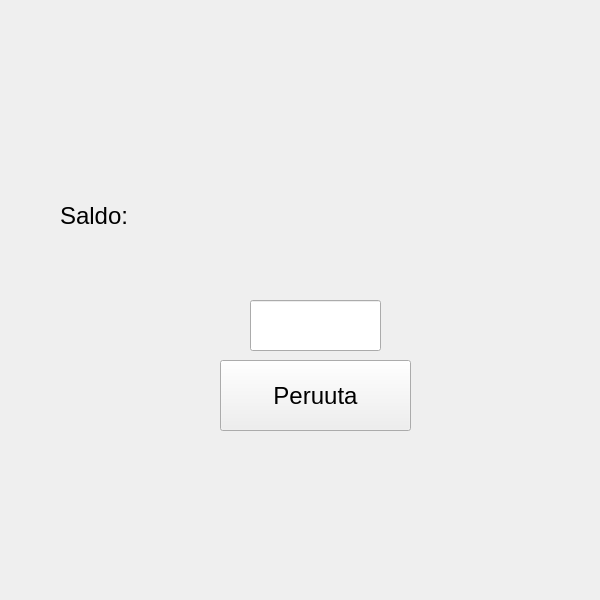
<?xml version="1.0" encoding="UTF-8"?>
<ui version="4.0">
 <class>Saldo</class>
 <widget class="QWidget" name="Saldo">
  <property name="geometry">
   <rect>
    <x>0</x>
    <y>0</y>
    <width>600</width>
    <height>600</height>
   </rect>
  </property>
  <property name="windowTitle">
   <string>Form</string>
  </property>
  <widget class="QPushButton" name="btnPeruutaSaldo">
   <property name="geometry">
    <rect>
     <x>220</x>
     <y>360</y>
     <width>191</width>
     <height>71</height>
    </rect>
   </property>
   <property name="font">
    <font>
     <pointsize>18</pointsize>
    </font>
   </property>
   <property name="text">
    <string>Peruuta</string>
   </property>
  </widget>
  <widget class="QLineEdit" name="lineEditSaldo">
   <property name="geometry">
    <rect>
     <x>250</x>
     <y>300</y>
     <width>131</width>
     <height>51</height>
    </rect>
   </property>
  </widget>
  <widget class="QLabel" name="labelSaldo">
   <property name="geometry">
    <rect>
     <x>60</x>
     <y>190</y>
     <width>81</width>
     <height>51</height>
    </rect>
   </property>
   <property name="font">
    <font>
     <pointsize>18</pointsize>
    </font>
   </property>
   <property name="text">
    <string>Saldo:</string>
   </property>
  </widget>
  <widget class="QLabel" name="labelNaytaSaldo">
   <property name="geometry">
    <rect>
     <x>170</x>
     <y>140</y>
     <width>371</width>
     <height>121</height>
    </rect>
   </property>
   <property name="font">
    <font>
     <pointsize>18</pointsize>
    </font>
   </property>
   <property name="text">
    <string/>
   </property>
  </widget>
 </widget>
 <resources/>
 <connections/>
</ui>
